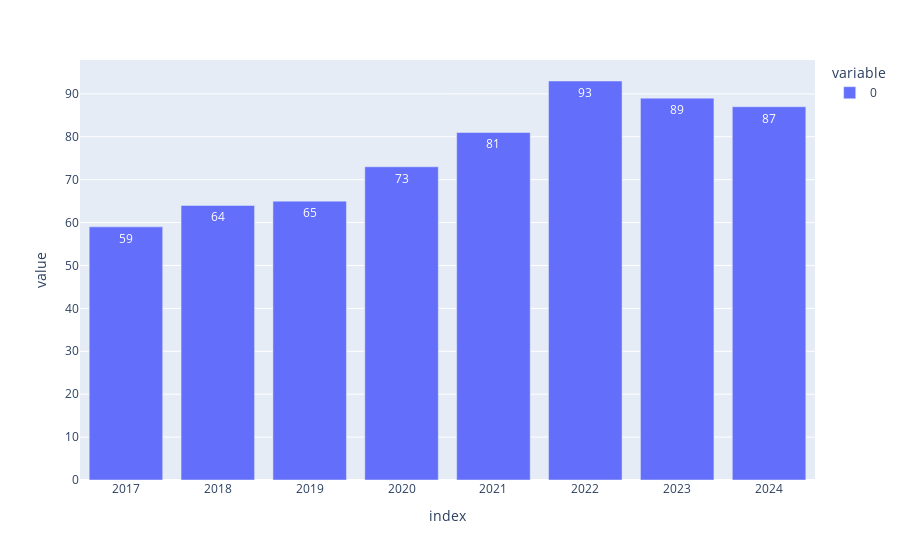

This figure's notebook cell:
### Code cell
# Número de Empresas componentes do IBOV por Quadrimestre

px.bar(componentes_ibov.count(),text=componentes_ibov.count())

### Figure 1 — Plotly figure (JSON) as saved in the notebook; plotly's stock layout.template omitted (floating-point values rounded to 4 significant figures)
{"data": [{"alignmentgroup": "True", "hovertemplate": "variable=0<br>index=%{x}<br>value=%{y}<br>text=%{text}<extra></extra>", "legendgroup": "0", "marker": {"color": "#636efa", "pattern": {"shape": ""}}, "name": "0", "offsetgroup": "0", "orientation": "v", "showlegend": true, "text": [59, 64, 65, 73, 81, 93, 89, 87], "textposition": "auto", "type": "bar", "x": ["2017", "2018", "2019", "2020", "2021", "2022", "2023", "2024"], "xaxis": "x", "y": [59, 64, 65, 73, 81, 93, 89, 87], "yaxis": "y"}], "layout": {"barmode": "relative", "legend": {"title": {"text": "variable"}, "tracegroupgap": 0}, "margin": {"t": 60}, "xaxis": {"anchor": "y", "domain": [0, 1], "title": {"text": "index"}}, "yaxis": {"anchor": "x", "domain": [0, 1], "title": {"text": "value"}}}}
